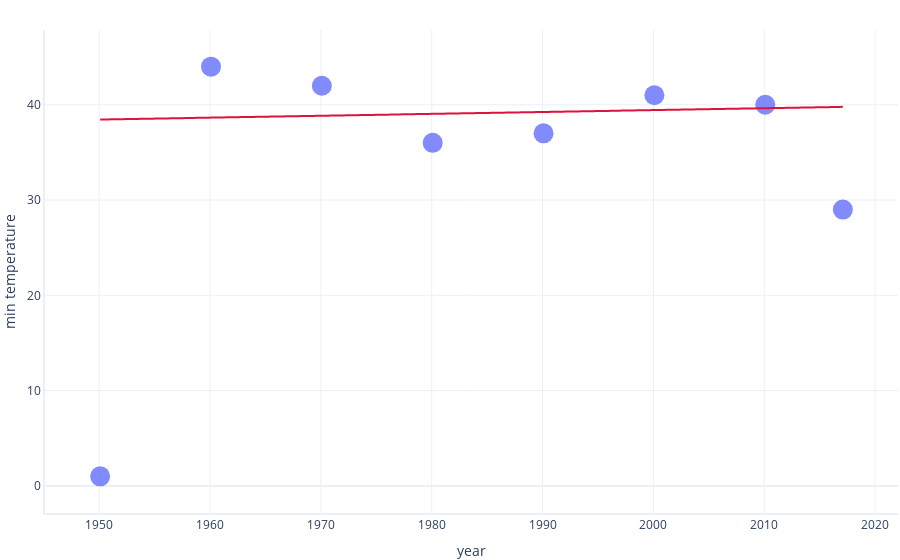

Source (notebook cell):
### Markdown cell above
Our OLS method normally does well, but here it did a poor job - the line is a far distance from the values for many years. Why? Notice the datapoint at the bottom left doesn't seem to follow the trend of the other datapoints. 1950 was a very cold winter in Seattle, and this datapoint is strongly influencing our final model (the blue line). What happens if we change the cost function?

## Second method: Mean Absolute Deviation

The second cost function we will look at is called _Mean Absolute Deviation_ (MAD). 

This is similar to OLS, except that instead of calculating the squared difference between predictions and expected values, it calculates the absolute difference. This means that outlier points have less effect on the regression than they do in OLS.

Let's repeat what we've just done, but using MAD.

### Code cell
from sklearn.base import BaseEstimator
from scipy.optimize import minimize
import numpy as np

# Create and fit the model, using MAD
# skikit provides use with a MAD function, called mean_absolute_error
model_mad = MicrosoftCustomLinearRegressor().fit(X, y, mean_absolute_error)

# Make predictions, and calculate the error term
y_mad_pred = model_mad.predict(X)

# Calculate the error, using mean squared error
mse = mean_squared_error(y, y_mad_pred)
print(f"MSE error for MAD model: {mse}")

# Calculate the error, using MAD
mad = mean_absolute_error(y, y_mad_pred)
print(f"MAD error for MAD model: {mad}")

# Graph the result
graphing.scatter_2D(dataset, 
                    label_x="year", 
                    label_y="min_temperature", 
                    trendline=model_mad.predict)
